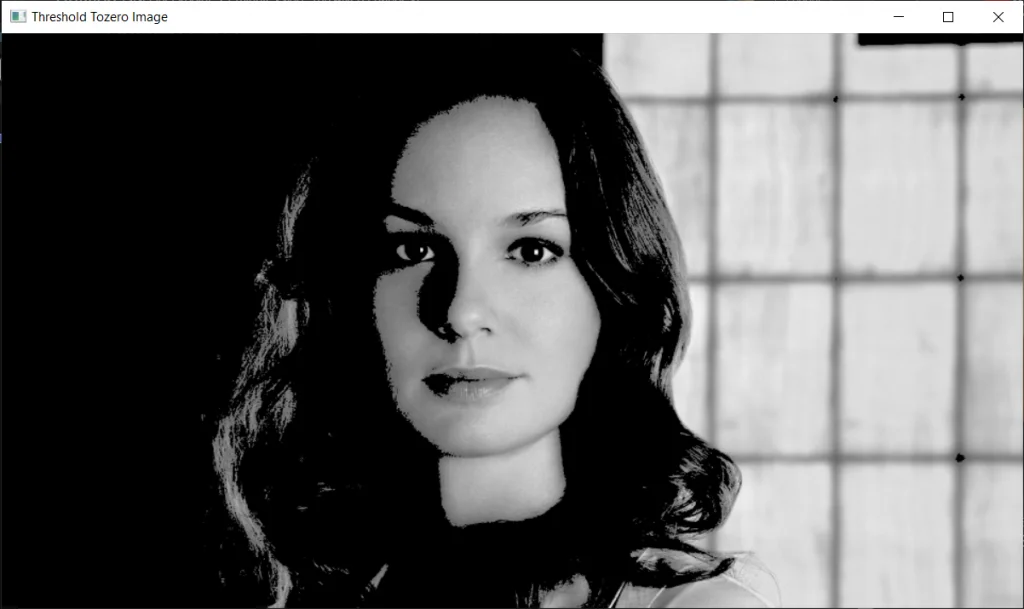
#> input picture MyJupyterNotebookNotes/PANDAS/Threshold_Tozero_Image-1024x609.png.webp, 1024 x 609 px, found by its file name
$ python np_project.py
#> lines starting #> are read from the running program, lines starting #| are printed output that depends on the picture; after the words box and inside, x2 and y2 are one past the last pixel; in counts of white or black regions, pixels touching at a corner belong together
import cv2
import numpy as np
import matplotlib.pyplot as plt

# Matplotlib'in etkileşimli modunu etkinleştir


# Dosya yolunu ayarla
image_path = r'C:\Users\ERKAN TURGUT\Desktop\MyJupyterNotebookNotes\PANDAS\Threshold_Tozero_Image-1024x609.png.webp'

# Görüntüyü yükle
img = cv2.imread(image_path, 0)
#> img: shape (609, 1024); min 0, max 255, mean 98.5
if img is None:
    print("Görüntü yüklenemedi!")
else:
    print(f"Görüntü boyutu: {img.shape}")  # Boyutu kontrol et
#| Görüntü boyutu: (609, 1024)

    # Eşikleme islemi
    ret, thresh1 = cv2.threshold(img, 127, 255, cv2.THRESH_BINARY)
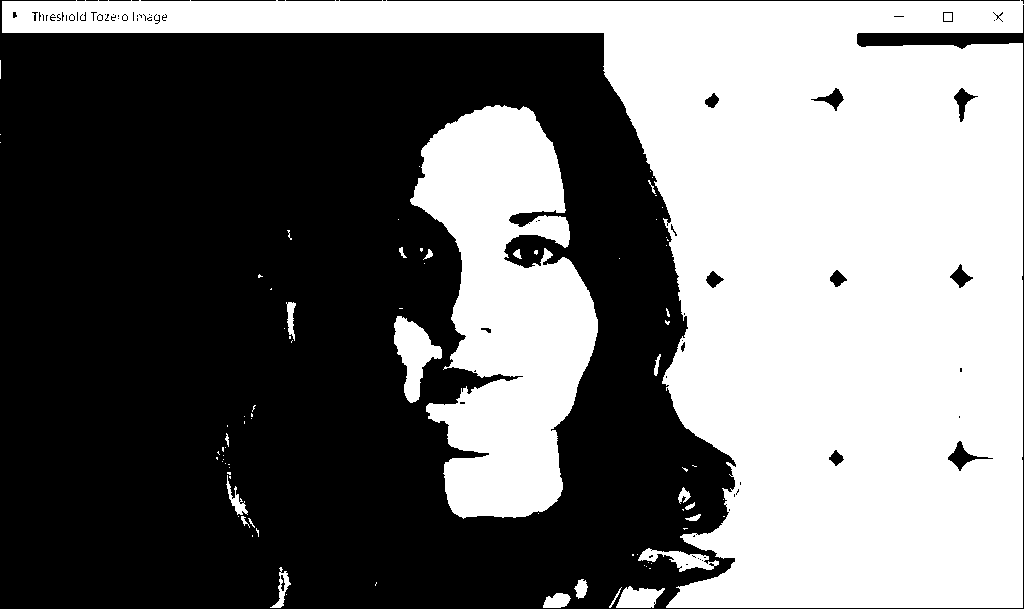
#> thresh1: shape (609, 1024); 45.4% white; 86 white regions (63 under 20 px), largest, box (x1, y1, x2, y2) and area: (2, 0, 1024, 608) 229662, (410, 105, 598, 519) 47474, (394, 316, 442, 403) 2068

    # Görüntüleri göster
    plt.figure(figsize=(10, 5))

    plt.subplot(1, 2, 1)
    plt.title('Original Image')
    plt.imshow(img, cmap='gray')
    plt.axis('off')

    plt.subplot(1, 2, 2)
    plt.title('Threshold Image')
    plt.imshow(thresh1, cmap='gray')
    plt.axis('off')

    plt.show()
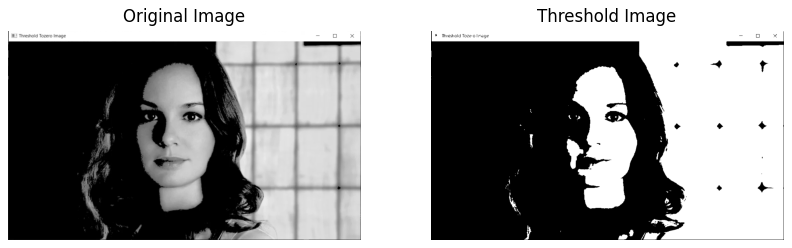
#> figure drawn by matplotlib, 2 panels
